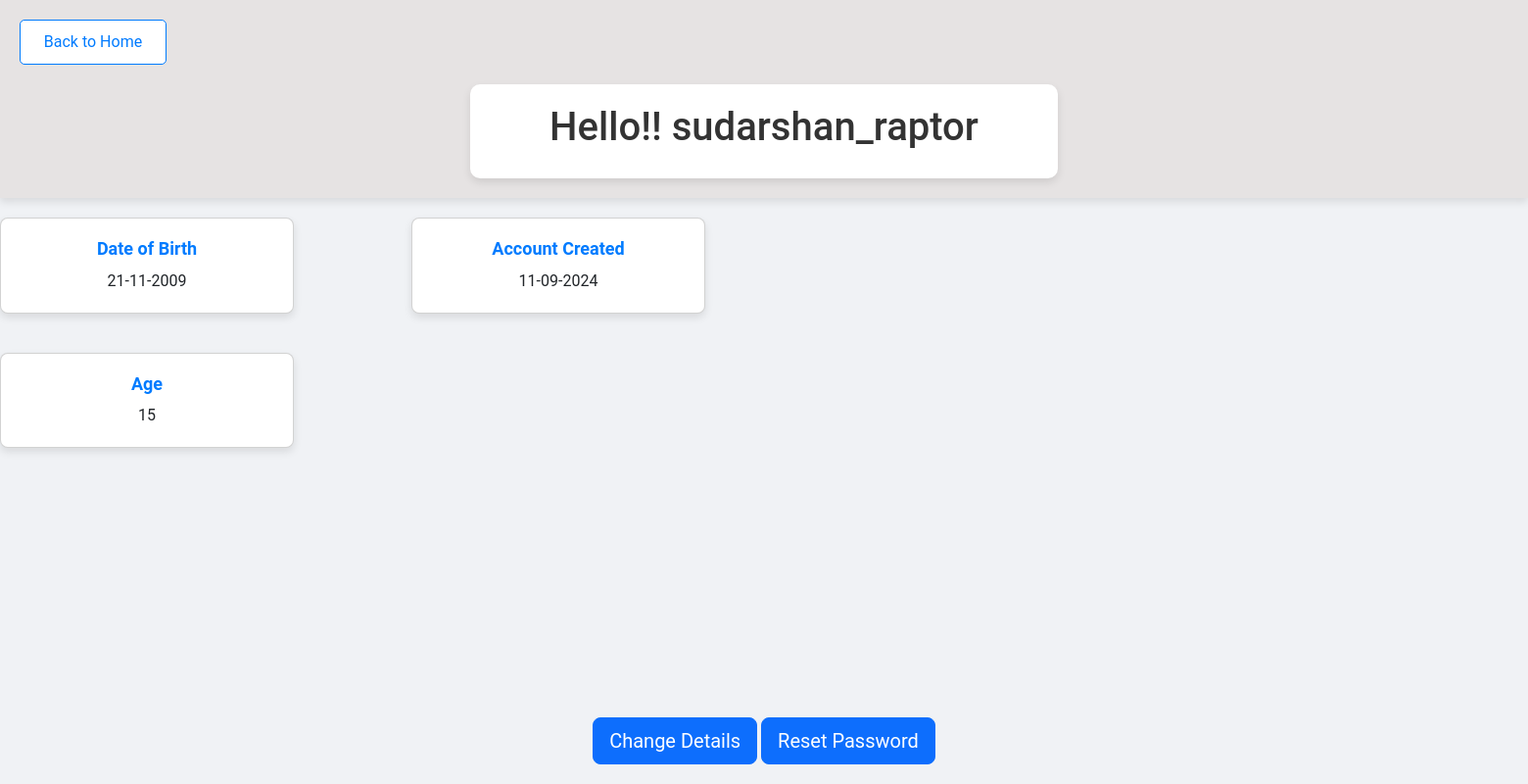
The app's page /profile (signed in), older data.
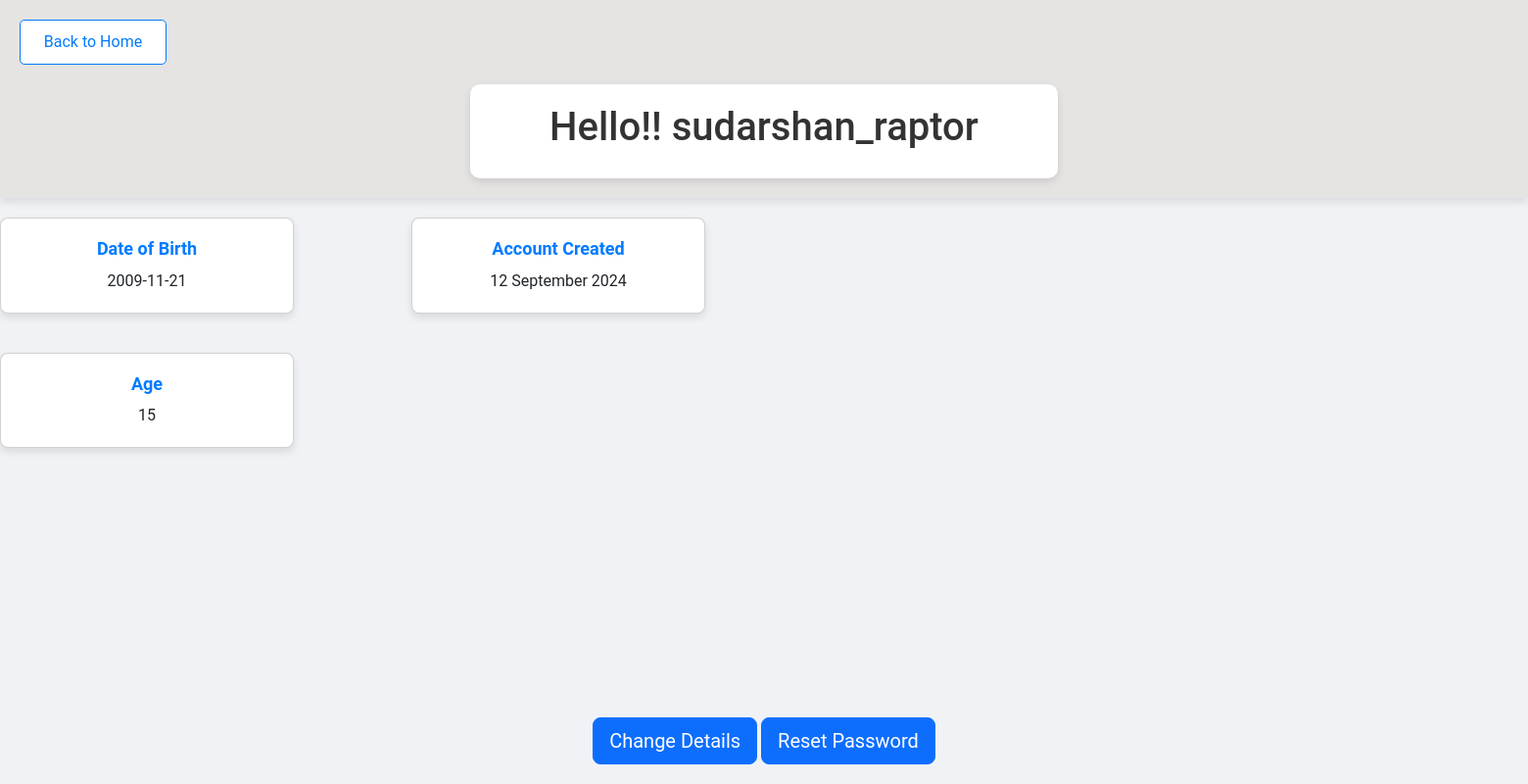
The same page, newer data.
### expense_tracker/models.py (models this page shows)
class User(db.Model, UserMixin):
    id = db.Column(db.Integer(), primary_key=True)
    username = db.Column(db.String(length=30), unique=True)
    password = db.Column(db.String(), nullable=False)
    dob = db.Column(db.String(), nullable=False)
    age = db.Column(db.Integer(), nullable=False)
    join_date = db.Column(db.String(), nullable=False)
    expenses = db.relationship("Expenses", backref="user", lazy=True)

### expense_tracker/routes.py (the view)
@app.route("/profile", methods=["GET", "POST"])
@login_required
def profile():
    user_details = User.query.filter_by(id=current_user.id).first()
    return render_template("profile.html", details=user_details)

### expense_tracker/models.py (called while the page is built)
@login_manager.user_loader
def load_user(user_id):
    return User.query.get(int(user_id))

### expense_tracker/templates/profile.html (shortened to what this page needs)
<!DOCTYPE html>
<html lang="en">
<head>
    <link href="https://cdn.jsdelivr.net/npm/bootstrap@5.3.3/dist/css/bootstrap.min.css" rel="stylesheet">
    <link rel="stylesheet" href="{{ url_for('static', filename='css/profile.css') }}">
</head>
<body style="width: 100%;">
    <header class="header">
        <a href="{{ url_for('expense_tracker') }}" >
            <button class="back-home">Back to Home</button>
        </a>
        <div class="username-box">
            <h1 class="username">Hello!!  {{details.username}}</h1>
        </div>
    </header>
    <div class="row" style="width: 100%;">
        <div class="col-lg-4 col-md-4 col-sm-12 col-xs-12">
            <div class="card">
                <h2>Date of Birth</h2>
                <p id="dob">{{details.dob}}</p>
            </div>
        </div>
        <div class="col-lg-4 col-md-4 col-sm-12 col-xs-12">
            <div class="card">
                <h2>Account Created</h2>
                <p id="account-created">{{details.join_date}}</p>
            </div>
        </div>
        <div class="col-lg-4 col-md-4 col-sm-12 col-xs-12">
            <div class="card">
                <h2>Age</h2>
                <p id="age">{{details.age}}</p>
            </div>
        </div>
    </div>
    <div class="button-container">
        <a href="#" class="btn btn-lg btn-primary">Change Details</a>
        <a href="#" class="btn btn-lg btn-primary">Reset Password</a>
    </div>
</body>
</html>

### expense_tracker/static/css/profile.css (style rules this page uses)
body { background-color: #f0f2f5; font-family: 'Roboto', sans-serif; color: #333; margin: 0; padding: 0; display: flex; flex-direction: column; min-height: 100vh; }
.header { text-align: center; padding: 20px; background: #e6e3e3; box-shadow: 0 4px 8px rgba(0, 0, 0, 0.1); }
.back-home { font-size: 16px; color: #007BFF; background-color: #ffffff; padding: 10px 20px; border-radius: 5px; border: 1px solid #007BFF; transition: background-color 0.3s, color 0.3s, border-color 0.3s; margin-bottom: 20px; margin-right: 1450px; width: 150px; }
.username-box { text-align: center; border-radius: 10px; background-color: #ffffff; color: #333; padding: 20px; margin: 0 auto; max-width: 600px; box-shadow: 0 4px 8px rgba(0, 0, 0, 0.1); font-weight: bold; }
.row { gap: 20px; max-width: 1200px; flex-wrap: wrap; }
.card { background-color: #ffffff; border-radius: 8px; padding: 20px; width: 300px; text-align: center; margin-top: 20px; box-shadow: 0 4px 8px rgba(0, 0, 0, 0.1); transition: background-color 0.3s, box-shadow 0.3s; }
.card h2 { margin: 0; font-size: 18px; color: #007BFF; font-weight: bold; }
.card p { margin: 10px 0 0; font-size: 16px; }
.button-container { text-align: center; margin: auto 0 20px; }

Row changes from the older to the newer data that the page shows:
changed User "sudarshan_raptor": dob "21-11-2009" → "2009-11-21"; join_date "11-09-2024" → "12 September 2024"
